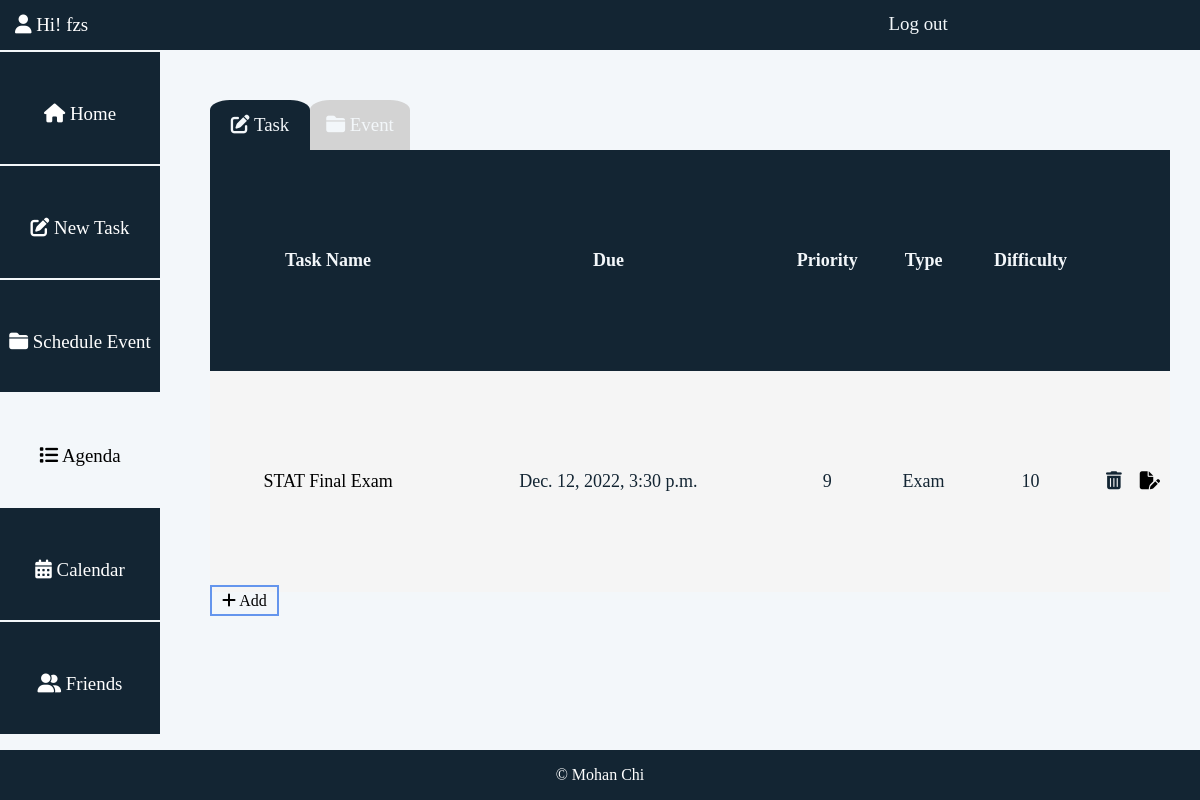
The app's page /AssistantApp/agenda (signed in), older data.
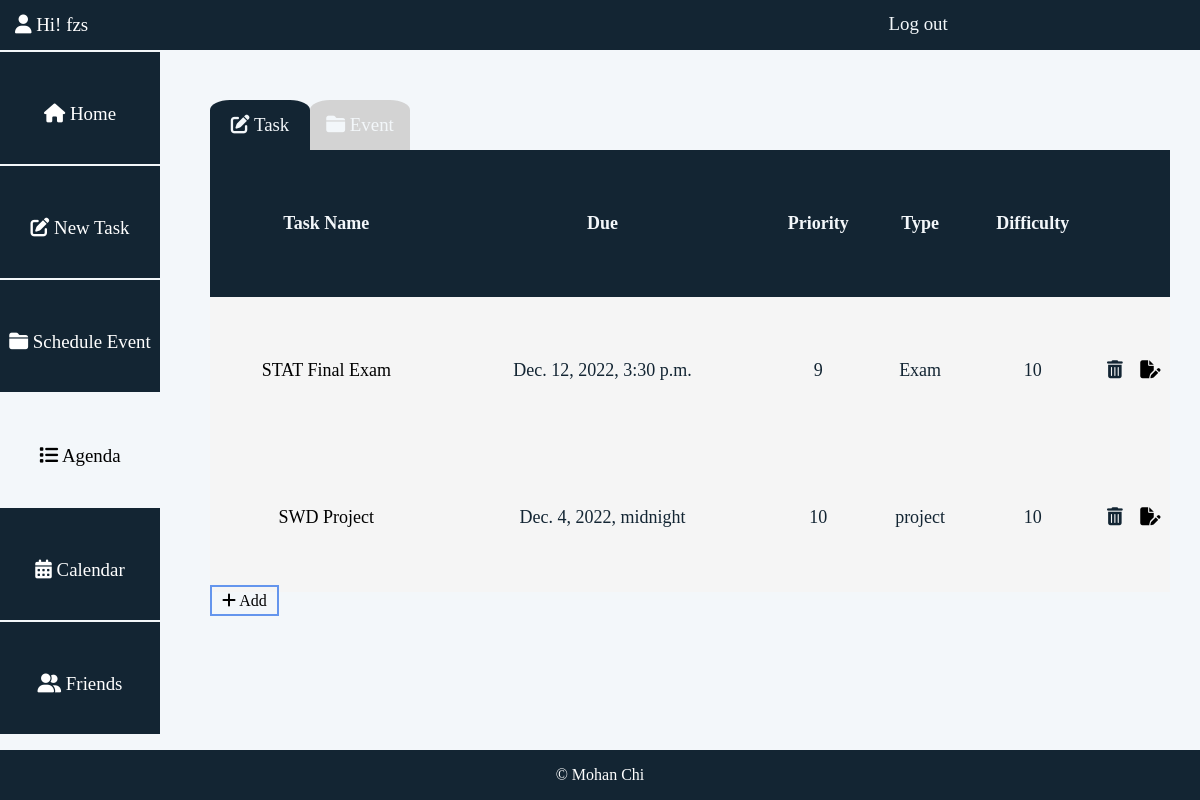
The same page, newer data.
### AssistantApp/models.py (models this page shows)
class task_Model(models.Model):
       id = models.AutoField(primary_key=True)
       taskname =models.CharField(max_length=32)
       due = models.DateTimeField()
       priority = models.CharField(max_length=32)
       type = models.CharField(max_length=32)
       difficulty = models.CharField(max_length=32)
       detail = models.CharField(max_length=32)
       visible = models.CharField(max_length=32)

### AssistantApp/views.py (the view)
# urls.py: path('agenda', views.agenda, name='agenda'),
def agenda(request):
        if request.method == "POST":
            print(request.POST.get('id'))
            task_Model.objects.get(id=request.POST.get('id')).delete()
            return JsonResponse({'status':'success'}, status=200)
        elif request.method == "GET":
              if request.session.get('is_login'):
                  template = loader.get_template('AssistantApp/agenda.html')
                  tasklist_obj = task_Model.objects.all()
                  context = {'username': request.session["username"], 'tasklist':tasklist_obj}
                  return HttpResponse(template.render(context, request))
              else:
                  return redirect('/AssistantApp/login')

### AssistantApp/templates/AssistantApp/agenda.html (shortened to what this page needs)
<!DOCTYPE html>
<html lang="en">
<head>
    {% load static %}
    <link rel="stylesheet" type="text/css" href="{% static 'AssistantApp/style.css' %}">
</head>
<body>
<div class="head-bar">
    <p><i class="fa-solid fa-user"></i> Hi! {{username}}</p>
    <a href="{% url 'logout' %}">Log out</a>
</div>
<div class="left-side">
    <ul class="menu">
        <li><a href="{% url 'index' %}"><span><i class="fa-solid fa-house"></i> Home</span></a></li>
        <li><a href="{% url 'new_task' %}"><span><i class="fa-sharp fa-solid fa-pen-to-square"></i> New Task</span></a></li>
        <li><a href="{% url 'new_task' %}"><span><i class="fa-solid fa-folder-closed"></i> Schedule Event</span></a></li>
        <li><a class="current" href="{% url 'agenda' %}"><span><i class="fa-solid fa-list"></i> Agenda</span></a></li>
        <li><a href="{% url 'agenda' %}"><span><i class="fa-solid fa-calendar-days"></i> Calendar</span></a></li>
        <li><a href="{% url 'agenda' %}"><span><i class="fa-solid fa-user-group"></i> Friends</span></a></li>
    </ul>
</div>
<div class="new-task">
    <div id="task-selected">
        <a id="selected" href="javascript:void(0)"><span><i class="fa-sharp fa-solid fa-pen-to-square"></i> Task</span></a>
    </div>
    <div id="event-selected">
        <a id="eselected" href="javascript:void(0)"><span><i class="fa-solid fa-folder-closed"></i> Event</span></a>
    </div>
    <table id="tb-task">
    <tr id="title">
        <th>Task Name</th>
        <th>Due</th>
        <th>Priority</th>
        <th>Type</th>
        <th>Difficulty</th>
        <th></th>
        <th></th>
    </tr>
    {% for task in tasklist %}
    <tr class="trdark">
        <td><a href="/AssistantApp/show-task?id={{task.id}}" style="text-decoration: none; color:black">
            {{ task.taskname }}</a>
        </td>
        <td>{{ task.due }}</td>
        <td>{{ task.priority }}</td>
        <td>{{ task.type }}</td>
        <td>{{ task.difficulty }}</td>
        <td><i id="{{ task.id }}-del" class="fa-solid fa-trash-can"></i></td>
        <td><a href="/AssistantApp/edit-task?id={{task.id}}" style="text-decoration: none; color:black">
            <i class="fa-solid fa-file-pen"></i></a>
        </td>
    </tr>
    {% endfor %}
</table>
    <div style="margin-left: 50px">
        <a style="text-decoration: none; color:black; border: 2px solid cornflowerblue; padding: 5px 10px" href="{% url 'new_task' %}"><i class="fa-solid fa-plus"></i> Add</a>
    </div>
</div>
<div class="footer-bar">
    <p>© Mohan Chi</p>
</div>
</body>
</html>

### static/AssistantApp/style.css (style rules this page uses)
.head-bar { width: 100%; position: fixed; height: 50px; left: 0; top: 0; background: #132533; text-align: center; align-items: center; display: flex; }
p { color: white; }
.head-bar p { margin-left: 15px; margin-right: 65%; color: white; font-size: 0.5cm; }
.head-bar a { margin-top: 25px; left: 100px; width: 100px; height: 50px; color: #f3f7fa; text-decoration: none; align-items: center; font-size: 0.5cm; }
.left-side { width: 160px; position: fixed; height: 100%; top: 50px; left: 0; background: #f3f7fa; padding: 0; }
.left-side .menu { list-style: none; padding-inline-start: initial; margin: 0; padding: 0; width: 100%; height: 100%; }
.left-side .menu li { height: 14%; left: 0; margin-top: 2px; }
.left-side .menu a { font-size: 0.5cm; color: #fff; text-decoration: none; width: 100%; height: 100%; text-align: center; display: flex; align-items: center; text-transform: capitalize; background: #132533; }
.left-side .menu .current { font-size: 0.5cm; color: black; text-decoration: none; width: 100%; height: 100%; text-align: center; display: flex; align-items: center; text-transform: capitalize; background: #f3f7fa; }
.left-side .menu a span { display: block; width: 100%; margin-top: 7%; align-items: center; }
.new-task { position: fixed; width: 100%; height: 92%; left: 160px; top: 50px; background: #f3f7fa; }
.footer-bar { position: fixed; width: 100%; height: 50px; left: 0; bottom: 0; background: #132533; align-items: center; text-align: center; }
#tb-task { margin-left: 50px; border-collapse: collapse; width: 80%; height: 60%; font-size: large; }
#tb-task #title { background: #132533; color: #f3f7fa; text-align: center; }
#tb-task .trdark { background-color: whitesmoke; text-align: center; color: #132533; }
#tb-task,tr,th,td { border-bottom-width: 1px; border-bottom-color: darkgrey; }
.new-task #task-selected { margin-top: 50px; margin-left: 50px; }
.new-task #event-selected { margin-top: -50px; margin-left: 150px; }
.new-task #task-selected #selected { width: 100px; height: 50px; border-top-left-radius: 20%; border-top-right-radius: 20%; background: #132533; color: #f3f7fa; display: flex; align-items: center; text-decoration: none; font-size: 0.5cm; }
.new-task #task-selected a span, .new-task #event-selected a span { display: block; width: 100%; align-items: center; text-align: center; }
.new-task #event-selected #eselected { width: 100px; height: 50px; border-top-left-radius: 20%; border-top-right-radius: 20%; background: #d3d3d3; color: #f3f7fa; display: flex; align-items: center; text-decoration: none; font-size: 0.5cm; }
#tb-event,tr,th,td { border-bottom-width: 1px; border-bottom-color: darkgrey; }
#tb-calendar,tr,th,td { border-width: 2px; border-color: darkgrey; }

Row changes from the older to the newer data that the page shows:
added task_Model: taskname "SWD Project", due "Dec. 4, 2022, midnight", priority "10", type "project", difficulty "10"
